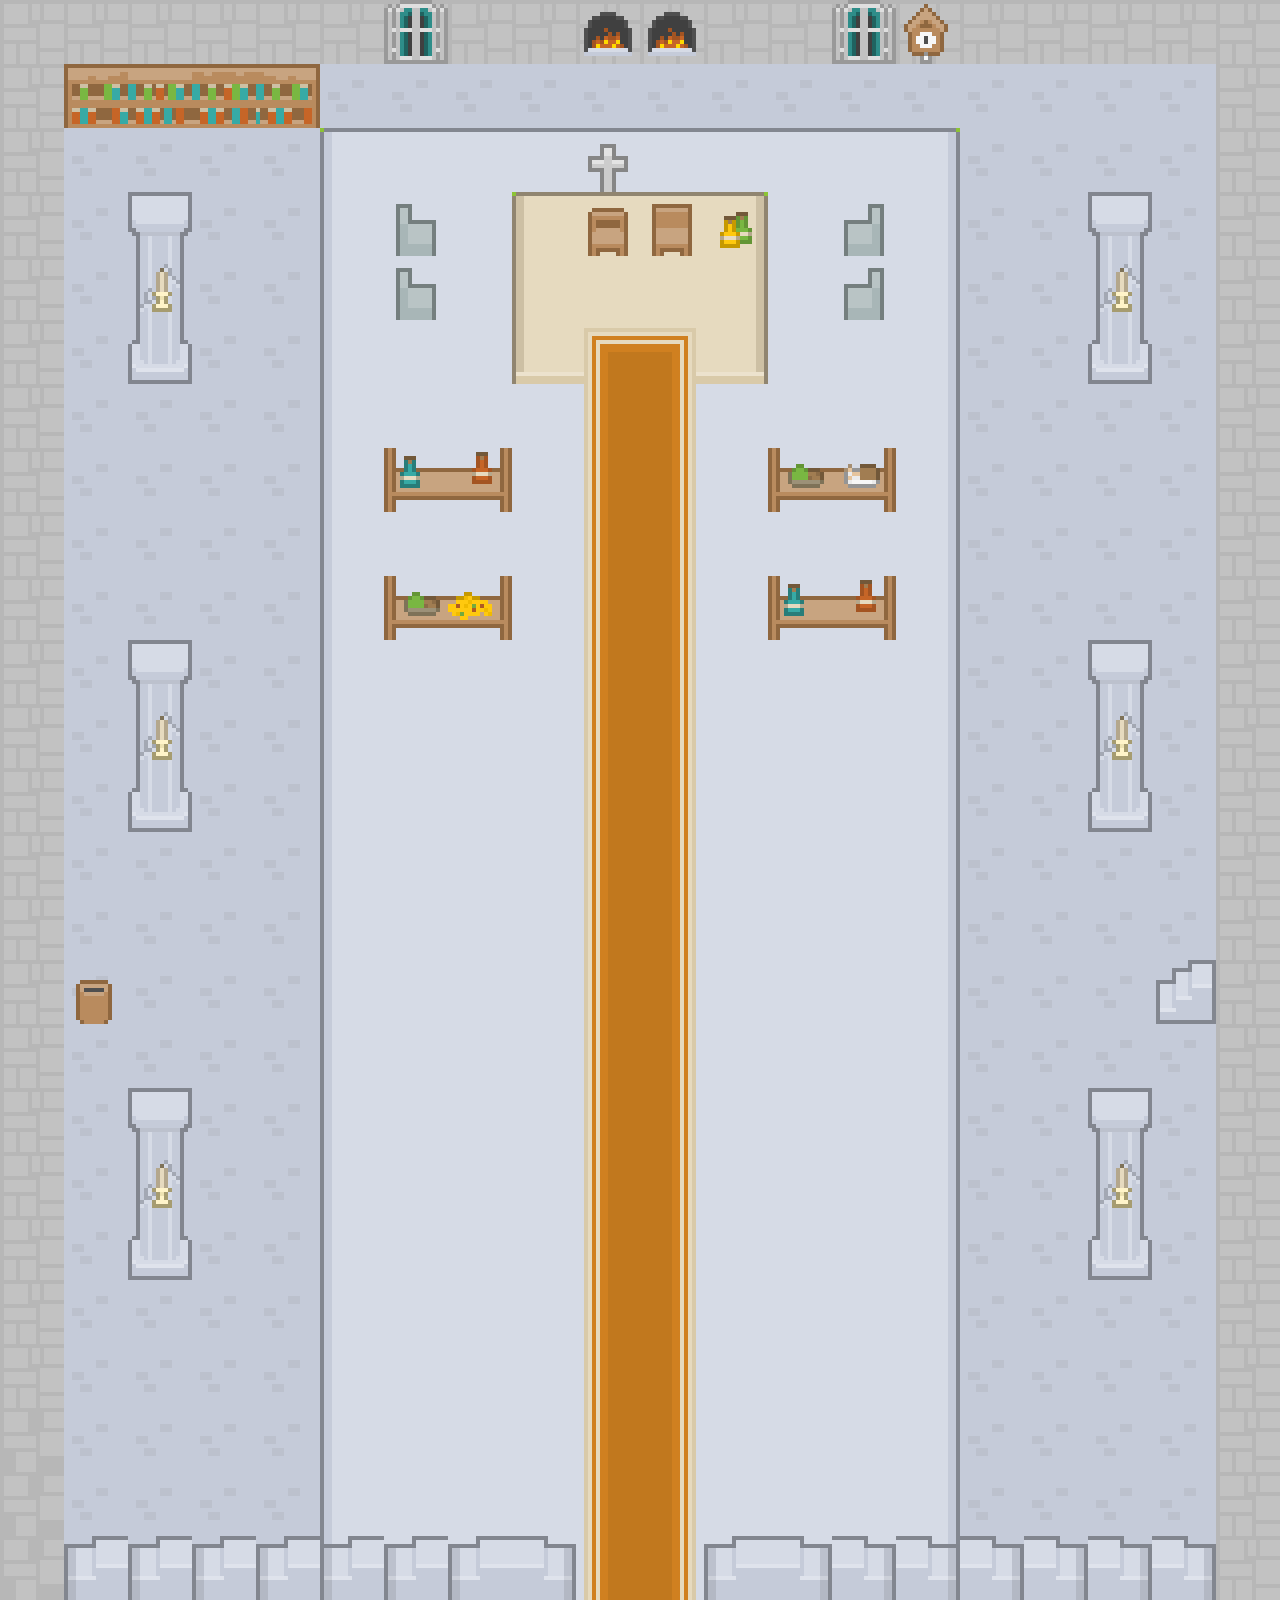

A level layout from a 2D game, rendered from its tile map. Below: a short description, then the map file with tile-grid data replaced by summaries:
An orthogonal 20x25 tile map with 64x64 px tiles, 4 tile layers (Grass, Objects, Border, Decor).

<map version="1.0.0" orientation="orthogonal" renderorder="right-down" width="20" height="25" tilewidth="64" tileheight="64" backgroundcolor="#8dc435" nextobjectid="1">
 <tileset firstgid="1" name="roguelikeSheet_transparent" tilewidth="64" tileheight="64" tilecount="1767" columns="57">
  <image source="../images/roguelikeSheet_transparent.png" width="3648" height="1984" />
 </tileset>
 <layer name="Grass" width="20" height="25">
  <data>[500 cells, 500 non-empty, 18 distinct tile ids]</data>
 </layer>
 <layer name="Objects" width="20" height="25">
  <properties>
   <property name="collidable" type="bool" value="true" />
  </properties>
  <data>[500 cells, 63 non-empty, 25 distinct tile ids]</data>
 </layer>
 <layer name="Border" width="20" height="25">
  <properties>
   <property name="collidable" type="bool" value="true" />
  </properties>
  <data>[500 cells, 68 non-empty, 2 distinct tile ids]</data>
 </layer>
 <layer name="Decor" width="20" height="25">
  <data>[500 cells, 55 non-empty, 12 distinct tile ids]</data>
 </layer>
</map>
